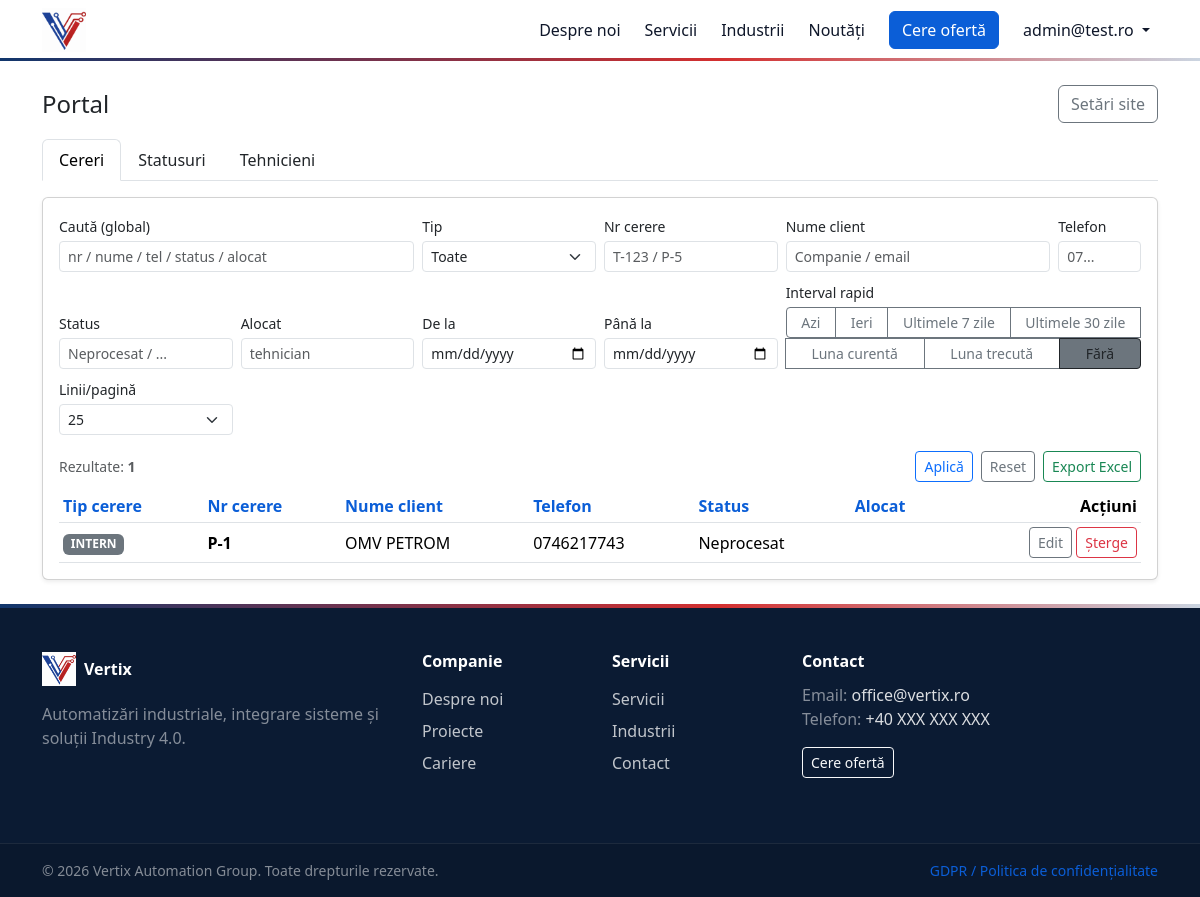
Page /ro/portal/ (signed in) on the committed database.
### accounts/models.py (models this page shows, shortened)
class User(AbstractBaseUser, PermissionsMixin):
    class Role(models.TextChoices):
        ADMIN = "ADMIN", "Admin"
        MANAGER = "MANAGER", "Manager"
        TEHNICIAN = "TEHNICIAN", "Tehnician"
        CLIENT = "CLIENT", "Client"
    email = models.EmailField(unique=True)
    role = models.CharField(max_length=20, choices=Role.choices, default=Role.CLIENT)
    company_name = models.CharField(max_length=255, blank=True)
    company_cif = models.CharField(max_length=50, blank=True)
    is_active = models.BooleanField(default=False)  # <-- IMPORTANT: aprobare necesară
    is_staff = models.BooleanField(default=False)   # admin site
    date_joined = models.DateTimeField(default=timezone.now)
    approved_at = models.DateTimeField(null=True, blank=True)
    approved_by = models.ForeignKey(
        "self", null=True, blank=True, on_delete=models.SET_NULL, related_name="approved_users"
    )
    objects = UserManager()
    USERNAME_FIELD = "email"
    REQUIRED_FIELDS = []

### portal/models.py (models this page shows, shortened)
class PublicRequest(models.Model):
    user = models.ForeignKey(
        settings.AUTH_USER_MODEL, null=True, blank=True,
        on_delete=models.SET_NULL, related_name="public_requests"
    )
    email = models.EmailField()
    phone = models.CharField(max_length=40, blank=True)
    company = models.CharField(max_length=255, blank=True)
    company_cif = models.CharField(max_length=50, blank=True)
    last_chat_at = models.DateTimeField(null=True, blank=True, db_index=True)
    description = models.TextField()
    status = models.ForeignKey(RequestStatus, null=True, blank=True, on_delete=models.SET_NULL)
    assigned_to = models.ForeignKey(
        Technician,
        null=True,
        blank=True,
        on_delete=models.SET_NULL,
        related_name="public_requests"
    )
    created_at = models.DateTimeField(auto_now_add=True)
    class Meta:
        ordering = ["-created_at"]

### portal/views.py (the view)
# urls.py: path("", views.dashboard, name="portal_dashboard"),
@login_required
def dashboard(request):
    data = _get_dashboard_items(request)
    items = data["items"]
    per_page_choices = [25, 50, 100, 300, 500, 1000, 2000]
    per_page = _safe_int(request.GET.get("per_page"), 25)
    if per_page not in per_page_choices:
        per_page = 25
    paginator = Paginator(items, per_page)
    page_obj = paginator.get_page(_safe_int(request.GET.get("page"), 1))
    role = request.user.role
    statuses = RequestStatus.objects.all() if role in [User.Role.ADMIN, User.Role.MANAGER] else None
    technicians = Technician.objects.all() if role in [User.Role.ADMIN, User.Role.MANAGER] else None
    keep_qs = _qs_keep(request, drop=["page"])
    return render(request, "portal/dashboard.html", {
        "page_obj": page_obj,
        "per_page": per_page,
        "per_page_choices": per_page_choices,
        "keep_qs": keep_qs,
        "statuses": statuses,
        "technicians": technicians,
        "status_form": RequestStatusForm(),
        "technician_form": TechnicianForm(),
        **data,
    })

### portal/templates/portal/dashboard.html (shortened to what this page needs)
{% extends "website/base.html" %}
{% block content %}
<div class="container py-4">
  <div class="d-flex justify-content-between align-items-center mb-3">
    <h1 class="h4 mb-0">Portal</h1>
    <div class="d-flex gap-2">
      {% if request.user.role == "ADMIN" or request.user.role == "MANAGER" %}
        <a class="btn btn-outline-secondary" href="{% url 'portal_site_settings' %}">Setări site</a>
      {% endif %}
    </div>
  </div>
  {% if request.user.role == "ADMIN" or request.user.role == "MANAGER" %}
    <ul class="nav nav-tabs mb-3" role="tablist">
      <li class="nav-item">
        <button class="nav-link active" data-bs-toggle="tab" data-bs-target="#tab-requests" type="button">
          Cereri
        </button>
      </li>
      <li class="nav-item">
        <button class="nav-link" data-bs-toggle="tab" data-bs-target="#tab-status" type="button">
          Statusuri
        </button>
      </li>
      <li class="nav-item">
        <button class="nav-link" data-bs-toggle="tab" data-bs-target="#tab-tech" type="button">
          Tehnicieni
        </button>
      </li>
    </ul>
    <div class="tab-content">
      <div class="tab-pane fade show active" id="tab-requests">
        <div class="card p-3 shadow-sm">
          <form id="requestsFilterForm" method="get" class="mb-2">
            <div class="row g-2 align-items-end">
              <div class="col-12 col-lg-4">
                <label class="form-label small mb-1">Caută (global)</label>
                <input class="form-control form-control-sm" name="q"
                       value="{{ q|default_if_none:'' }}"
                       placeholder="nr / nume / tel / status / alocat">
              </div>
              <div class="col-6 col-lg-2">
                <label class="form-label small mb-1">Tip</label>
                <select class="form-select form-select-sm" name="type">
                  <option value="" {% if not f_type %}selected{% endif %}>Toate</option>
                </select>
              </div>
              <div class="col-6 col-lg-2">
                <label class="form-label small mb-1">Nr cerere</label>
                <input class="form-control form-control-sm" name="nr"
                       value="{{ f_nr|default_if_none:'' }}"
                       list="dl-nr" placeholder="T-123 / P-5">
              </div>
              <div class="col-12 col-lg-3">
                <label class="form-label small mb-1">Nume client</label>
                <input class="form-control form-control-sm" name="name"
                       value="{{ f_name|default_if_none:'' }}"
                       list="dl-name" placeholder="Companie / email">
              </div>
              <div class="col-6 col-lg-1">
                <label class="form-label small mb-1">Telefon</label>
                <input class="form-control form-control-sm" name="phone"
                       value="{{ f_phone|default_if_none:'' }}"
                       list="dl-phone" placeholder="07...">
              </div>
              <div class="col-6 col-lg-2">
                <label class="form-label small mb-1">Status</label>
                <input class="form-control form-control-sm" name="status"
                       value="{{ f_status|default_if_none:'' }}"
                       placeholder="Neprocesat / ...">
              </div>
              <div class="col-6 col-lg-2">
                <label class="form-label small mb-1">Alocat</label>
                <input class="form-control form-control-sm" name="assigned"
                       value="{{ f_assigned|default_if_none:'' }}"
                       placeholder="tehnician">
              </div>
              <div class="col-6 col-lg-2">
                <label class="form-label small mb-1">De la</label>
                <input type="date" class="form-control form-control-sm"
                       name="date_from" value="{{ date_from|default_if_none:'' }}">
              </div>
              <div class="col-6 col-lg-2">
                <label class="form-label small mb-1">Până la</label>
                <input type="date" class="form-control form-control-sm"
                       name="date_to" value="{{ date_to|default_if_none:'' }}">
              </div>
              <div class="col-12 col-lg-4">
                <label class="form-label small mb-1">Interval rapid</label>
                <div class="btn-group btn-group-sm flex-wrap" role="group">
                  <button type="button" class="btn btn-outline-secondary" data-quick="today">Azi</button>
                  <button type="button" class="btn btn-outline-secondary" data-quick="yesterday">Ieri</button>
                  <button type="button" class="btn btn-outline-secondary" data-quick="7d">Ultimele 7 zile</button>
                  <button type="button" class="btn btn-outline-secondary" data-quick="30d">Ultimele 30 zile</button>
                  <button type="button" class="btn btn-outline-secondary" data-quick="this_month">Luna curentă</button>
                  <button type="button" class="btn btn-outline-secondary" data-quick="last_month">Luna trecută</button>
                  <button type="button" class="btn btn-outline-dark" data-quick="">Fără</button>
                </div>
              </div>
              <div class="col-6 col-lg-2">
                <label class="form-label small mb-1">Linii/pagină</label>
                <select class="form-select form-select-sm" name="per_page">
                  {% for n in per_page_choices %}
                    <option value="{{ n }}" {% if per_page == n %}selected{% endif %}>{{ n }}</option>
                  {% endfor %}
                </select>
              </div>
            </div>
            <div class="d-flex flex-wrap justify-content-between align-items-center gap-2 mt-3">
              <div class="text-muted small">
                Rezultate: <span class="fw-semibold">{{ page_obj.paginator.count }}</span>
              </div>
              <div class="d-flex flex-wrap gap-2 align-items-center">
                <button class="btn btn-outline-primary btn-sm" type="submit">Aplică</button>
                <a class="btn btn-outline-secondary btn-sm" href="?per_page={{ per_page }}">Reset</a>
                <a class="btn btn-outline-success btn-sm" href="{% url 'portal_export_xlsx' %}?{{ keep_qs }}">
                  Export Excel
                </a>
              </div>
            </div>
          </form>
          <div class="table-responsive">
            <table class="table table-sm align-middle mb-0">
              <thead>
                <tr>
                  <th>
                    <a class="text-decoration-none"
                       href="?{{ keep_qs }}&page=1&sort=source&dir={% if sort == 'source' and dir == 'asc' %}desc{% else %}asc{% endif %}">
                      Tip cerere
                    </a>
                  </th>
                  <th>
                    <a class="text-decoration-none"
                       href="?{{ keep_qs }}&page=1&sort=nr&dir={% if sort == 'nr' and dir == 'asc' %}desc{% else %}asc{% endif %}">
                      Nr cerere
                    </a>
                  </th>
                  <th>
                    <a class="text-decoration-none"
                       href="?{{ keep_qs }}&page=1&sort=client_name&dir={% if sort == 'client_name' and dir == 'asc' %}desc{% else %}asc{% endif %}">
                      Nume client
                    </a>
                  </th>
                  <th>
                    <a class="text-decoration-none"
                       href="?{{ keep_qs }}&page=1&sort=client_phone&dir={% if sort == 'client_phone' and dir == 'asc' %}desc{% else %}asc{% endif %}">
                      Telefon
                    </a>
                  </th>
                  <th>
                    <a class="text-decoration-none"
                       href="?{{ keep_qs }}&page=1&sort=status_name&dir={% if sort == 'status_name' and dir == 'asc' %}desc{% else %}asc{% endif %}">
                      Status
                    </a>
                  </th>
                  <th>
                    <a class="text-decoration-none"
                       href="?{{ keep_qs }}&page=1&sort=assigned_name&dir={% if sort == 'assigned_name' and dir == 'asc' %}desc{% else %}asc{% endif %}">
                      Alocat
                    </a>
                  </th>
                  <th class="text-end">Acțiuni</th>
                </tr>
              </thead>
              <tbody>
                {% for r in page_obj.object_list %}
                  <tr class="
                  ">
                    <td>
                      {% if r.source == "PUBLIC" %}
                        <span class="badge bg-warning text-dark">PUBLIC</span>
                      {% elif r.source == "CLIENT" %}
                        <span class="badge bg-success">CLIENT</span>
                      {% else %}
                        <span class="badge bg-secondary">INTERN</span>
                      {% endif %}
                    </td>
                    <td class="fw-semibold">
                      {{ r.nr }}
                    </td>
                    <td>{{ r.client_name }}</td>
                    <td>{{ r.client_phone }}</td>
                    <td>{{ r.status_name|default:"Neprocesat" }}</td>
                    <td>{{ r.assigned_name|default:"" }}</td>
                    <td class="text-end">
                      {% if r.kind == "ticket" %}
                        <a class="btn btn-outline-secondary btn-sm position-relative"
                           href="{% url 'ticket_edit' r.pk %}">
                          Edit
                          {% if r.chat_unread|default:0|add:0 > 0 %}
                            <span class="position-absolute top-0 start-100 translate-middle badge rounded-pill bg-danger">
                              {{ r.chat_unread }}
                            </span>
                          {% endif %}
                        </a>
                        <form method="post" action="{% url 'ticket_delete' r.pk %}" class="d-inline">
                          {% csrf_token %}
                          <button class="btn btn-outline-danger btn-sm" type="submit"
                                  onclick="return confirm('Sigur ștergi cererea?');">Șterge</button>
                        </form>
                      {% else %}
                        <a class="btn btn-outline-secondary btn-sm position-relative"
                           href="{% url 'public_request_edit' r.pk %}">
                          Edit
                        </a>
                        <form method="post" action="{% url 'public_request_delete' r.pk %}" class="d-inline">
                          <button class="btn btn-outline-danger btn-sm" type="submit"
                                  onclick="return confirm('Sigur ștergi cererea publică?');">Șterge</button>
                        </form>
                      {% endif %}
                    </td>
                  </tr>
                {% empty %}
                  <tr><td colspan="7" class="text-muted">Nu există înregistrări.</td></tr>
                {% endfor %}
              </tbody>
            </table>
          </div>
        </div>
      </div>
    </div>
  {% endif %}
</div>
{% endblock %}

### website/templates/website/partials/_navbar.html (shortened to what this page needs)
{% load static %}
{% load i18n %}
<nav class="navbar navbar-expand-lg bg-white border-bottom sticky-top">
  <div class="container">
    <a class="navbar-brand d-flex align-items-center" href="{% url 'home' %}">
      <img
        src="{% static 'img/logo-vertix.svg' %}"
        alt="Vertix"
        class="navbar-logo"
        width="44"
        height="44"
        loading="eager"
      >
    </a>
    <div class="collapse navbar-collapse" id="nav">
      <ul class="navbar-nav ms-auto align-items-lg-center gap-lg-2">
        {% if site_settings.about_enabled %}
          <li class="nav-item">
            <a class="nav-link" href="{% url 'about' %}">{% trans "Despre noi" %}</a>
          </li>
        {% endif %}
        {% if site_settings.services_enabled %}
          <li class="nav-item">
            <a class="nav-link" href="{% url 'services_list' %}">{% trans "Servicii" %}</a>
          </li>
        {% endif %}
        {% if site_settings.industries_enabled %}
          <li class="nav-item">
            <a class="nav-link" href="{% url 'industries' %}">{% trans "Industrii" %}</a>
          </li>
        {% endif %}
        {% if site_settings.blog_enabled %}
          <li class="nav-item">
            <a class="nav-link" href="{% url 'blog_list' %}">{% trans "Noutăți" %}</a>
          </li>
        {% endif %}
        {% if site_settings.contact_enabled %}
          <li class="nav-item">
            <a class="btn btn-primary ms-lg-2" href="{% url 'contact' %}">
              {% trans "Cere ofertă" %}
            </a>
          </li>
        {% endif %}
{% if request.user.is_authenticated %}
  <li class="nav-item dropdown ms-lg-2">
    <a class="nav-link dropdown-toggle position-relative"
       href="#"
       role="button"
       data-bs-toggle="dropdown"
       aria-expanded="false"
       id="userDropdown">
      {{ request.user.email }}
    </a>
  </li>
{% endif %}
      </ul>
    </div>
  </div>
</nav>

### rows in the picture
User: user.email "admin@test.ro", role "ADMIN" (drawn)
PublicRequest: client_name "OMV PETROM", client_phone "0746217743"

### other values in the picture
{{ page_obj.paginator.count }} "1"
{{ r.nr }} "P-1"
{{ r.status_name|default:"Neprocesat" }} "Neprocesat"
form field per_page "25"
